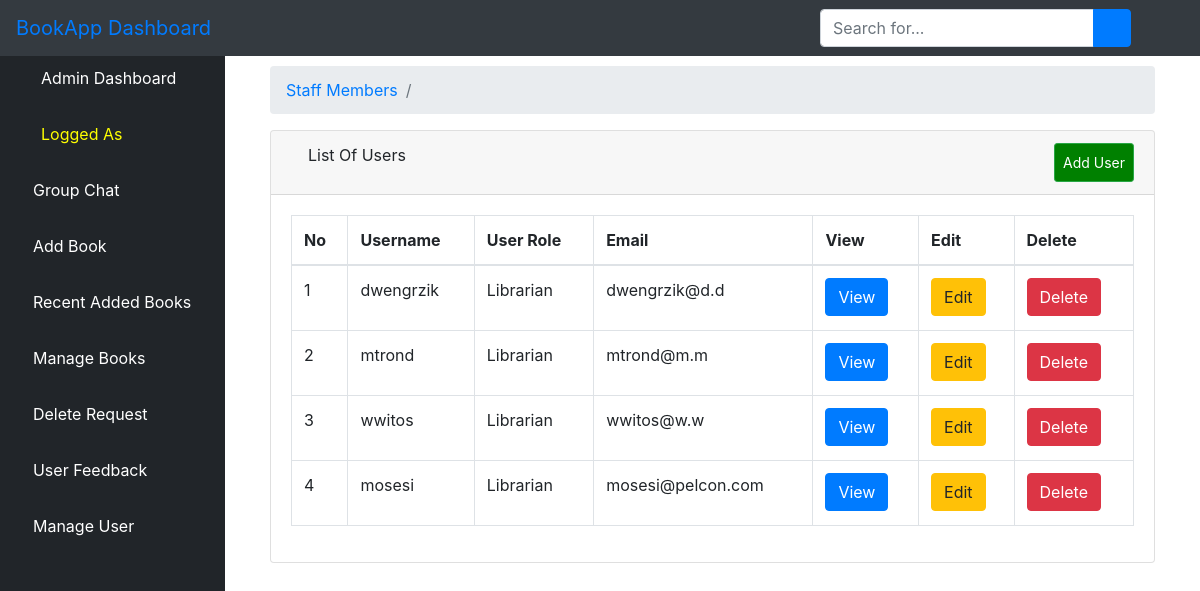
The page /aluser/ on the database its author committed.
### bookstore/models.py (models this page shows)
class User(AbstractUser):
    is_admin = models.BooleanField(default=False)
    is_publisher = models.BooleanField(default=False)
    is_librarian = models.BooleanField(default=False)
    is_user = models.BooleanField(default=False)
    is_marketing = models.BooleanField(default=False)
    class Meta:
        swappable = 'AUTH_USER_MODEL'

### bookstore/views.py (the view)
# urls.py: path('aluser/', views.ListUserView.as_view(), name='aluser'),
class ListUserView(generic.ListView):
    model = User
    template_name = 'dashboard/list_users.html'
    context_object_name = 'users'
    paginate_by = 4
    def get_queryset(self):
        return User.objects.order_by('-id')

### bookstore/templates/dashboard/list_users.html (shortened to what this page needs)
{% extends 'dashboard/base.html' %}
{% block body %}
        <div class="container-fluid">
        <div class="row">
          <div class="col-12 mb-3">
          <div class="col-12 mb-3">
                <div id="content-wrapper">
        <div class="container-fluid">
            <ol class="breadcrumb">
                <li class="breadcrumb-item">
                    <a href="">Staff Members</a>
                </li>
                <li class="breadcrumb-item active"></li>
            </ol>
            <div class="card mb-3">
                <div class="card-header">
                    <i class="fas fa-table"></i>
                    List Of Users
                    <a  class="btn btn-sm btn-success" href="{% url 'create_user_form' %}" style="padding: 8px; float: right; background-color: green; color: white;">Add User</a>
                </div>
                <div class="card-body">
                    <div class="table-responsive">
                        <table class="table table-bordered" id="dataTable" width="100%" cellspacing="0">
                            <thead>
                            <tr>
                                <th>No</th>
                                <th>Username</th>
                                <th>User Role</th>
                                <th>Email</th>
                                <th>View</th>
                                <th>Edit</th>
                                <th>Delete</th>
                            </tr>
                            </thead>
                            <tbody>
                        {% if users %}
                            {% for user in users %}
                                <tr>
                                    <td>{{ forloop.counter }}</td>
                                    <td>{{ user.username }}</td>
                                    <td>{% if user.is_publisher == True %}
                                      <p>Publisher</p>
                                    {% elif user.is_admin == True %}
                                      <p>Admin</p>
                                    {% else %}
                                    <p>Librarian</p>
                                      {% endif %}
                                    </td>
                                    <td>{{ user.email }}</td>
                                    <td>
                <a href="{% url 'alvuser' user.pk %}"><button type="button" class="btn btn-primary"> View</button></a>
                 </td>
                <td>
                <a href="{% url 'aeuser' user.pk %}"><button type="button" class="btn btn-warning"> Edit</button></a>
        </td>
        <td>
          <a href="{% url 'aduser' user.pk %}"><button type="button" class="btn btn-danger"> Delete</button></a></td>
                                </tr>
                            {% endfor %}
                        {% endif %}
                            </tbody>
                        </table>
                    </div>
                </div>
            </div>
        </div>
    </div>
          </div>
        </div>
      </div>
    </div>
{% endblock %}

### static/css/master.css (style rules this page uses)
html { scroll-behavior: smooth; }
li { list-style-type: none; }

### bookstore/templates/dashboard/base.html (style rules this page uses)
body { display: flex; flex-direction: column; min-height: 100vh; }

### rows shown on the page
User: username "dwengrzik", is_publisher "Librarian", email "dwengrzik@d.d"
User: username "mtrond", is_publisher "Librarian", email "mtrond@m.m"
User: username "wwitos", is_publisher "Librarian", email "wwitos@w.w"
User: username "mosesi", is_publisher "Librarian", email "mosesi@pelcon.com"
